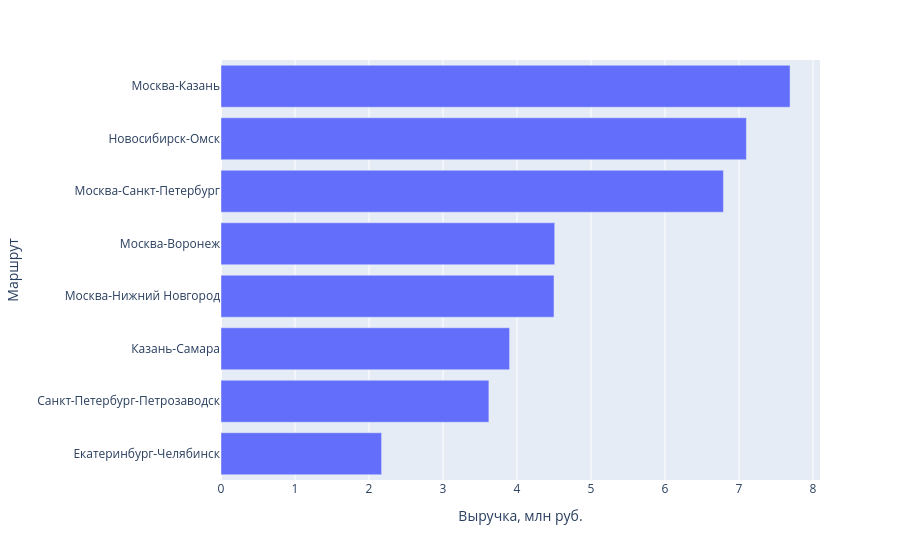

The notebook cell this image was saved under:
### Markdown cell above
### Задание 4

1. Постройте интерактивную столбчатую диаграмму (`px.bar`) выручки по маршрутам.
   Отсортируйте столбцы по значению.
2. Добавьте в `hover_data` число рейсов по маршруту, чтобы при наведении было видно
   и выручку, и количество.
3. Сохраните график в `charts/revenue_by_route.html` и откройте файл в браузере.
4. Постройте `px.box` стоимости рейса по типам груза. Чем интерактивный «ящик»
   удобнее статичного?

### Code cell
# 1) - 3)
route_stats = (df.groupby("route")
               .agg(revenue=("cost_rub", "sum"), trips=("trip_id", "count"))
               .reset_index()
               .sort_values("revenue"))

route_stats["revenue_mln"] = (route_stats["revenue"] / 1_000_000).round(2)

fig = px.bar(route_stats, x="revenue_mln", y="route", orientation="h", hover_data=["trips"],labels={"revenue_mln": "Выручка, млн руб.", "route": "Маршрут",
                     "trips": "Число рейсов"})
fig.update_yaxes(categoryorder="total ascending")

fig.show()


Path("charts").mkdir(exist_ok=True)
fig.write_html("charts/revenue_by_route.html", include_plotlyjs=True)

### Figure 1 — Plotly figure (JSON) as saved in the notebook; plotly's stock layout.template omitted (floating-point values rounded to 4 significant figures)
{"data": [{"customdata": [[120], [95], [131], [123], [103], [111], [119], [108]], "hovertemplate": "Выручка, млн руб.=%{x}<br>Маршрут=%{y}<br>Число рейсов=%{customdata[0]}<extra></extra>", "legendgroup": "", "marker": {"color": "#636efa", "pattern": {"shape": ""}}, "name": "", "orientation": "h", "showlegend": false, "textposition": "auto", "type": "bar", "x": [2.17, 3.62, 3.9, 4.5, 4.51, 6.79, 7.1, 7.69], "xaxis": "x", "y": ["Екатеринбург-Челябинск", "Санкт-Петербург-Петрозаводск", "Казань-Самара", "Москва-Нижний Новгород", "Москва-Воронеж", "Москва-Санкт-Петербург", "Новосибирск-Омск", "Москва-Казань"], "yaxis": "y"}], "layout": {"barmode": "relative", "legend": {"tracegroupgap": 0}, "margin": {"t": 60}, "xaxis": {"anchor": "y", "domain": [0, 1], "title": {"text": "Выручка, млн руб."}}, "yaxis": {"anchor": "x", "categoryorder": "total ascending", "domain": [0, 1], "title": {"text": "Маршрут"}}}}
